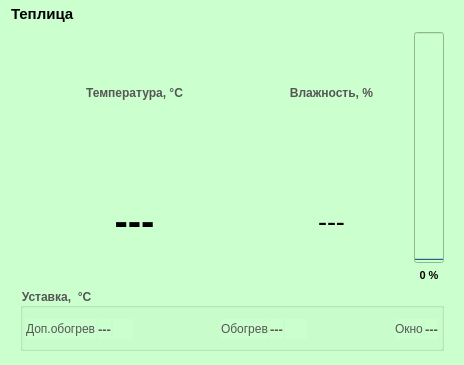
<?xml version="1.0" encoding="UTF-8"?>
<ui version="4.0">
 <class>Formteplica_short</class>
 <widget class="QWidget" name="Formteplica_short">
  <property name="geometry">
   <rect>
    <x>0</x>
    <y>0</y>
    <width>464</width>
    <height>365</height>
   </rect>
  </property>
  <property name="sizePolicy">
   <sizepolicy hsizetype="Expanding" vsizetype="Expanding">
    <horstretch>0</horstretch>
    <verstretch>0</verstretch>
   </sizepolicy>
  </property>
  <property name="maximumSize">
   <size>
    <width>16777215</width>
    <height>16777215</height>
   </size>
  </property>
  <property name="windowTitle">
   <string>Form</string>
  </property>
  <property name="styleSheet">
   <string notr="true">background-color: rgb(203, 255, 205);</string>
  </property>
  <layout class="QGridLayout" name="gridLayout_2">
   <property name="topMargin">
    <number>5</number>
   </property>
   <property name="bottomMargin">
    <number>5</number>
   </property>
   <property name="verticalSpacing">
    <number>0</number>
   </property>
   <item row="0" column="0">
    <widget class="QLabel" name="label_title">
     <property name="sizePolicy">
      <sizepolicy hsizetype="Preferred" vsizetype="Fixed">
       <horstretch>0</horstretch>
       <verstretch>0</verstretch>
      </sizepolicy>
     </property>
     <property name="font">
      <font>
       <pointsize>11</pointsize>
       <italic>false</italic>
       <bold>true</bold>
      </font>
     </property>
     <property name="text">
      <string>Теплица</string>
     </property>
    </widget>
   </item>
   <item row="1" column="0" rowspan="2">
    <widget class="QFrame" name="frame">
     <property name="mouseTracking">
      <bool>true</bool>
     </property>
     <property name="frameShape">
      <enum>QFrame::NoFrame</enum>
     </property>
     <property name="frameShadow">
      <enum>QFrame::Plain</enum>
     </property>
     <property name="lineWidth">
      <number>1</number>
     </property>
     <property name="midLineWidth">
      <number>0</number>
     </property>
     <layout class="QGridLayout" name="gridLayout">
      <item row="0" column="5">
       <layout class="QGridLayout" name="gridLayout_3">
        <item row="1" column="0">
         <widget class="QProgressBar" name="progressBar">
          <property name="sizePolicy">
           <sizepolicy hsizetype="Fixed" vsizetype="Expanding">
            <horstretch>0</horstretch>
            <verstretch>0</verstretch>
           </sizepolicy>
          </property>
          <property name="minimumSize">
           <size>
            <width>30</width>
            <height>0</height>
           </size>
          </property>
          <property name="sizeIncrement">
           <size>
            <width>0</width>
            <height>0</height>
           </size>
          </property>
          <property name="baseSize">
           <size>
            <width>50</width>
            <height>0</height>
           </size>
          </property>
          <property name="font">
           <font>
            <pointsize>8</pointsize>
           </font>
          </property>
          <property name="value">
           <number>0</number>
          </property>
          <property name="textVisible">
           <bool>false</bool>
          </property>
          <property name="orientation">
           <enum>Qt::Vertical</enum>
          </property>
          <property name="textDirection">
           <enum>QProgressBar::BottomToTop</enum>
          </property>
         </widget>
        </item>
        <item row="2" column="0">
         <widget class="QLabel" name="label_win">
          <property name="font">
           <font>
            <pointsize>8</pointsize>
            <bold>true</bold>
           </font>
          </property>
          <property name="text">
           <string>0 %</string>
          </property>
          <property name="alignment">
           <set>Qt::AlignCenter</set>
          </property>
         </widget>
        </item>
       </layout>
      </item>
      <item row="1" column="0" colspan="6">
       <widget class="QGroupBox" name="groupBox">
        <property name="sizePolicy">
         <sizepolicy hsizetype="Expanding" vsizetype="Maximum">
          <horstretch>0</horstretch>
          <verstretch>0</verstretch>
         </sizepolicy>
        </property>
        <property name="font">
         <font>
          <bold>true</bold>
         </font>
        </property>
        <property name="styleSheet">
         <string notr="true">color: rgb(86, 86, 86);</string>
        </property>
        <property name="title">
         <string>Уставка,  °C</string>
        </property>
        <property name="flat">
         <bool>false</bool>
        </property>
        <layout class="QHBoxLayout" name="horizontalLayout_9">
         <property name="spacing">
          <number>2</number>
         </property>
         <property name="leftMargin">
          <number>3</number>
         </property>
         <property name="topMargin">
          <number>11</number>
         </property>
         <property name="rightMargin">
          <number>3</number>
         </property>
         <item>
          <layout class="QHBoxLayout" name="horizontalLayout_3">
           <item>
            <widget class="QLabel" name="label">
             <property name="text">
              <string>Доп.обогрев</string>
             </property>
            </widget>
           </item>
           <item>
            <widget class="QLabel" name="UstavkaHeat">
             <property name="font">
              <font>
               <pointsize>10</pointsize>
               <bold>true</bold>
               <kerning>true</kerning>
              </font>
             </property>
             <property name="text">
              <string>---</string>
             </property>
             <property name="alignment">
              <set>Qt::AlignCenter</set>
             </property>
            </widget>
           </item>
           <item>
            <widget class="QLabel" name="label_heat">
             <property name="sizePolicy">
              <sizepolicy hsizetype="Expanding" vsizetype="Expanding">
               <horstretch>0</horstretch>
               <verstretch>0</verstretch>
              </sizepolicy>
             </property>
             <property name="minimumSize">
              <size>
               <width>20</width>
               <height>20</height>
              </size>
             </property>
             <property name="maximumSize">
              <size>
               <width>30</width>
               <height>30</height>
              </size>
             </property>
             <property name="baseSize">
              <size>
               <width>20</width>
               <height>20</height>
              </size>
             </property>
             <property name="text">
              <string/>
             </property>
             <property name="pixmap">
              <pixmap>icons/pump_on.png</pixmap>
             </property>
             <property name="scaledContents">
              <bool>false</bool>
             </property>
             <property name="alignment">
              <set>Qt::AlignCenter</set>
             </property>
            </widget>
           </item>
          </layout>
         </item>
         <item>
          <spacer name="horizontalSpacer">
           <property name="orientation">
            <enum>Qt::Horizontal</enum>
           </property>
           <property name="sizeHint" stdset="0">
            <size>
             <width>40</width>
             <height>20</height>
            </size>
           </property>
          </spacer>
         </item>
         <item>
          <layout class="QHBoxLayout" name="horizontalLayout_4">
           <item>
            <widget class="QLabel" name="label_22">
             <property name="text">
              <string>Обогрев</string>
             </property>
             <property name="alignment">
              <set>Qt::AlignLeading|Qt::AlignLeft|Qt::AlignVCenter</set>
             </property>
            </widget>
           </item>
           <item>
            <widget class="QLabel" name="Ustavka">
             <property name="font">
              <font>
               <pointsize>10</pointsize>
               <italic>false</italic>
               <bold>true</bold>
              </font>
             </property>
             <property name="text">
              <string>---</string>
             </property>
             <property name="alignment">
              <set>Qt::AlignCenter</set>
             </property>
            </widget>
           </item>
           <item>
            <widget class="QLabel" name="label_pump">
             <property name="sizePolicy">
              <sizepolicy hsizetype="Expanding" vsizetype="Expanding">
               <horstretch>0</horstretch>
               <verstretch>0</verstretch>
              </sizepolicy>
             </property>
             <property name="minimumSize">
              <size>
               <width>20</width>
               <height>20</height>
              </size>
             </property>
             <property name="maximumSize">
              <size>
               <width>30</width>
               <height>30</height>
              </size>
             </property>
             <property name="baseSize">
              <size>
               <width>20</width>
               <height>20</height>
              </size>
             </property>
             <property name="text">
              <string/>
             </property>
             <property name="pixmap">
              <pixmap>icons/pump_on.png</pixmap>
             </property>
             <property name="scaledContents">
              <bool>false</bool>
             </property>
             <property name="alignment">
              <set>Qt::AlignCenter</set>
             </property>
            </widget>
           </item>
          </layout>
         </item>
         <item>
          <spacer name="horizontalSpacer_2">
           <property name="orientation">
            <enum>Qt::Horizontal</enum>
           </property>
           <property name="sizeHint" stdset="0">
            <size>
             <width>40</width>
             <height>20</height>
            </size>
           </property>
          </spacer>
         </item>
         <item>
          <layout class="QHBoxLayout" name="horizontalLayout_2">
           <item>
            <widget class="QLabel" name="label_23">
             <property name="text">
              <string>Окно</string>
             </property>
             <property name="alignment">
              <set>Qt::AlignLeading|Qt::AlignLeft|Qt::AlignVCenter</set>
             </property>
            </widget>
           </item>
           <item>
            <widget class="QLabel" name="UstavkaWin">
             <property name="font">
              <font>
               <pointsize>10</pointsize>
               <italic>false</italic>
               <bold>true</bold>
               <kerning>true</kerning>
              </font>
             </property>
             <property name="text">
              <string>---</string>
             </property>
             <property name="alignment">
              <set>Qt::AlignCenter</set>
             </property>
            </widget>
           </item>
          </layout>
         </item>
        </layout>
       </widget>
      </item>
      <item row="0" column="3" colspan="2">
       <layout class="QVBoxLayout" name="verticalLayout_2">
        <item>
         <widget class="QLabel" name="label_4">
          <property name="sizePolicy">
           <sizepolicy hsizetype="Preferred" vsizetype="Preferred">
            <horstretch>0</horstretch>
            <verstretch>0</verstretch>
           </sizepolicy>
          </property>
          <property name="styleSheet">
           <string notr="true">color: rgb(86, 86, 86);</string>
          </property>
          <property name="text">
           <string>&lt;html&gt;&lt;head/&gt;&lt;body&gt;&lt;p align=&quot;center&quot;&gt;&lt;span style=&quot; font-weight:700;&quot;&gt;Влажность, %&lt;/span&gt;&lt;/p&gt;&lt;/body&gt;&lt;/html&gt;</string>
          </property>
         </widget>
        </item>
        <item>
         <widget class="QLabel" name="Hum">
          <property name="sizePolicy">
           <sizepolicy hsizetype="Preferred" vsizetype="Preferred">
            <horstretch>0</horstretch>
            <verstretch>0</verstretch>
           </sizepolicy>
          </property>
          <property name="font">
           <font>
            <pointsize>20</pointsize>
            <italic>false</italic>
            <bold>false</bold>
           </font>
          </property>
          <property name="text">
           <string>---</string>
          </property>
          <property name="alignment">
           <set>Qt::AlignCenter</set>
          </property>
          <property name="margin">
           <number>1</number>
          </property>
         </widget>
        </item>
       </layout>
      </item>
      <item row="0" column="0" colspan="3">
       <layout class="QVBoxLayout" name="verticalLayout">
        <item>
         <widget class="QLabel" name="label_3">
          <property name="styleSheet">
           <string notr="true">color: rgb(86, 86, 86);</string>
          </property>
          <property name="text">
           <string>&lt;html&gt;&lt;head/&gt;&lt;body&gt;&lt;p align=&quot;center&quot;&gt;&lt;span style=&quot; font-weight:700;&quot;&gt;Температура, °C&lt;/span&gt;&lt;/p&gt;&lt;/body&gt;&lt;/html&gt;</string>
          </property>
         </widget>
        </item>
        <item>
         <widget class="QLabel" name="Temperature">
          <property name="font">
           <font>
            <pointsize>30</pointsize>
            <italic>false</italic>
            <bold>true</bold>
           </font>
          </property>
          <property name="text">
           <string>---</string>
          </property>
          <property name="alignment">
           <set>Qt::AlignCenter</set>
          </property>
          <property name="margin">
           <number>1</number>
          </property>
         </widget>
        </item>
       </layout>
      </item>
     </layout>
    </widget>
   </item>
  </layout>
 </widget>
 <resources/>
 <connections/>
</ui>
